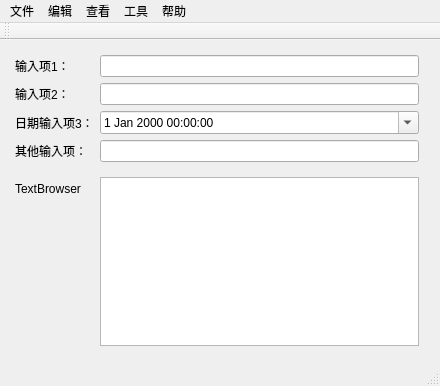
<?xml version="1.0" encoding="UTF-8"?>
<ui version="4.0">
 <class>MainWindow</class>
 <widget class="QMainWindow" name="MainWindow">
  <property name="geometry">
   <rect>
    <x>0</x>
    <y>0</y>
    <width>440</width>
    <height>386</height>
   </rect>
  </property>
  <property name="windowTitle">
   <string>MainWindow</string>
  </property>
  <widget class="QWidget" name="centralWidget">
   <widget class="QWidget" name="formLayoutWidget">
    <property name="geometry">
     <rect>
      <x>10</x>
      <y>10</y>
      <width>414</width>
      <height>301</height>
     </rect>
    </property>
    <layout class="QFormLayout" name="formLayout">
     <property name="fieldGrowthPolicy">
      <enum>QFormLayout::AllNonFixedFieldsGrow</enum>
     </property>
     <property name="margin">
      <number>5</number>
     </property>
     <item row="0" column="0">
      <widget class="QLabel" name="label">
       <property name="text">
        <string>输入项1：</string>
       </property>
      </widget>
     </item>
     <item row="0" column="1">
      <widget class="QLineEdit" name="lineEdit">
       <property name="toolTip">
        <string>&lt;html&gt;&lt;head/&gt;&lt;body&gt;&lt;p&gt;啊啊啊&lt;/p&gt;&lt;/body&gt;&lt;/html&gt;</string>
       </property>
      </widget>
     </item>
     <item row="1" column="0">
      <widget class="QLabel" name="label_2">
       <property name="text">
        <string>输入项2：</string>
       </property>
      </widget>
     </item>
     <item row="1" column="1">
      <widget class="QLineEdit" name="lineEdit_2"/>
     </item>
     <item row="2" column="0">
      <widget class="QLabel" name="label_3">
       <property name="text">
        <string>日期输入项3：</string>
       </property>
      </widget>
     </item>
     <item row="2" column="1">
      <widget class="QDateTimeEdit" name="dateTimeEdit">
       <property name="currentSection">
        <enum>QDateTimeEdit::MinuteSection</enum>
       </property>
       <property name="calendarPopup">
        <bool>true</bool>
       </property>
      </widget>
     </item>
     <item row="3" column="0">
      <widget class="QLabel" name="label_4">
       <property name="text">
        <string>其他输入项：</string>
       </property>
      </widget>
     </item>
     <item row="3" column="1">
      <widget class="QLineEdit" name="lineEdit_4"/>
     </item>
     <item row="5" column="0">
      <widget class="Line" name="line">
       <property name="orientation">
        <enum>Qt::Horizontal</enum>
       </property>
      </widget>
     </item>
     <item row="6" column="0">
      <widget class="QLabel" name="label_5">
       <property name="text">
        <string>TextBrowser</string>
       </property>
      </widget>
     </item>
     <item row="6" column="1">
      <widget class="QTextBrowser" name="textBrowser"/>
     </item>
    </layout>
   </widget>
  </widget>
  <widget class="QMenuBar" name="menuBar">
   <property name="geometry">
    <rect>
     <x>0</x>
     <y>0</y>
     <width>440</width>
     <height>23</height>
    </rect>
   </property>
   <widget class="QMenu" name="menuMyFirstGUI">
    <property name="title">
     <string>文件</string>
    </property>
    <addaction name="action"/>
    <addaction name="action_2"/>
    <addaction name="action_3"/>
    <addaction name="action_4"/>
    <addaction name="separator"/>
    <addaction name="action_6"/>
   </widget>
   <widget class="QMenu" name="menu">
    <property name="title">
     <string>编辑</string>
    </property>
    <addaction name="action_7"/>
    <addaction name="action_8"/>
    <addaction name="separator"/>
    <addaction name="action_10"/>
    <addaction name="action_11"/>
    <addaction name="action_12"/>
    <addaction name="action_13"/>
    <addaction name="separator"/>
    <addaction name="action_15"/>
    <addaction name="action_16"/>
    <addaction name="separator"/>
    <addaction name="action_18"/>
    <addaction name="action_19"/>
   </widget>
   <widget class="QMenu" name="menu_2">
    <property name="title">
     <string>查看</string>
    </property>
    <widget class="QMenu" name="menu_3">
     <property name="title">
      <string>排序方式</string>
     </property>
     <addaction name="action_25"/>
     <addaction name="action_26"/>
     <addaction name="action_27"/>
     <addaction name="action_28"/>
     <addaction name="action_29"/>
    </widget>
    <widget class="QMenu" name="menu_4">
     <property name="title">
      <string>分组依据</string>
     </property>
     <addaction name="action_32"/>
     <addaction name="action_33"/>
     <addaction name="action_34"/>
     <addaction name="action_35"/>
    </widget>
    <widget class="QMenu" name="menu_5">
     <property name="title">
      <string>转至</string>
     </property>
     <addaction name="action_40"/>
     <addaction name="action_41"/>
     <addaction name="action_42"/>
    </widget>
    <addaction name="action_20"/>
    <addaction name="separator"/>
    <addaction name="action_22"/>
    <addaction name="action_23"/>
    <addaction name="separator"/>
    <addaction name="menu_3"/>
    <addaction name="menu_4"/>
    <addaction name="separator"/>
    <addaction name="action_37"/>
    <addaction name="menu_5"/>
    <addaction name="separator"/>
    <addaction name="separator"/>
    <addaction name="action_44"/>
   </widget>
   <widget class="QMenu" name="menu_6">
    <property name="title">
     <string>工具</string>
    </property>
   </widget>
   <widget class="QMenu" name="menu_7">
    <property name="title">
     <string>帮助</string>
    </property>
   </widget>
   <addaction name="menuMyFirstGUI"/>
   <addaction name="menu"/>
   <addaction name="menu_2"/>
   <addaction name="menu_6"/>
   <addaction name="menu_7"/>
  </widget>
  <widget class="QToolBar" name="mainToolBar">
   <attribute name="toolBarArea">
    <enum>TopToolBarArea</enum>
   </attribute>
   <attribute name="toolBarBreak">
    <bool>true</bool>
   </attribute>
  </widget>
  <widget class="QStatusBar" name="statusBar"/>
  <action name="action">
   <property name="text">
    <string>打开</string>
   </property>
  </action>
  <action name="action_2">
   <property name="text">
    <string>关闭</string>
   </property>
  </action>
  <action name="action_3">
   <property name="text">
    <string>保存</string>
   </property>
  </action>
  <action name="action_4">
   <property name="text">
    <string>另存为</string>
   </property>
  </action>
  <action name="action_6">
   <property name="text">
    <string>退出</string>
   </property>
  </action>
  <action name="action_7">
   <property name="text">
    <string>撤销</string>
   </property>
  </action>
  <action name="action_8">
   <property name="text">
    <string>恢复</string>
   </property>
  </action>
  <action name="action_10">
   <property name="text">
    <string>剪切</string>
   </property>
  </action>
  <action name="action_11">
   <property name="text">
    <string>粘贴</string>
   </property>
  </action>
  <action name="action_12">
   <property name="text">
    <string>复制</string>
   </property>
  </action>
  <action name="action_13">
   <property name="text">
    <string>黏贴快捷方式</string>
   </property>
  </action>
  <action name="action_15">
   <property name="text">
    <string>移动到文件夹</string>
   </property>
  </action>
  <action name="action_16">
   <property name="text">
    <string>复制到文件夹</string>
   </property>
  </action>
  <action name="action_18">
   <property name="text">
    <string>全选</string>
   </property>
  </action>
  <action name="action_19">
   <property name="text">
    <string>反向选择</string>
   </property>
  </action>
  <action name="action_20">
   <property name="text">
    <string>状态栏</string>
   </property>
  </action>
  <action name="action_22">
   <property name="text">
    <string>平铺</string>
   </property>
  </action>
  <action name="action_23">
   <property name="text">
    <string>内容</string>
   </property>
  </action>
  <action name="action_25">
   <property name="text">
    <string>大小</string>
   </property>
  </action>
  <action name="action_26">
   <property name="text">
    <string>名称</string>
   </property>
  </action>
  <action name="action_27">
   <property name="text">
    <string>日期</string>
   </property>
  </action>
  <action name="action_28">
   <property name="text">
    <string>类型</string>
   </property>
  </action>
  <action name="action_29">
   <property name="text">
    <string>修改时间</string>
   </property>
  </action>
  <action name="action_32">
   <property name="text">
    <string>名称</string>
   </property>
  </action>
  <action name="action_33">
   <property name="text">
    <string>修改时间</string>
   </property>
  </action>
  <action name="action_34">
   <property name="text">
    <string>类型</string>
   </property>
  </action>
  <action name="action_35">
   <property name="text">
    <string>大小</string>
   </property>
  </action>
  <action name="action_37">
   <property name="text">
    <string>选择详细信息</string>
   </property>
  </action>
  <action name="action_40">
   <property name="text">
    <string>后退</string>
   </property>
  </action>
  <action name="action_41">
   <property name="text">
    <string>前进</string>
   </property>
  </action>
  <action name="action_42">
   <property name="text">
    <string>上一级</string>
   </property>
  </action>
  <action name="action_44">
   <property name="text">
    <string>刷新</string>
   </property>
  </action>
 </widget>
 <layoutdefault spacing="6" margin="11"/>
 <resources/>
 <connections/>
</ui>
